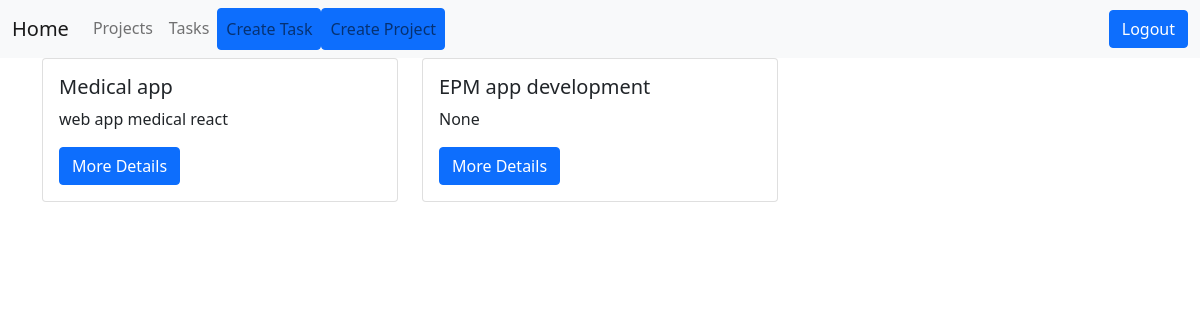
Before: /projects (signed in) with the older database file.
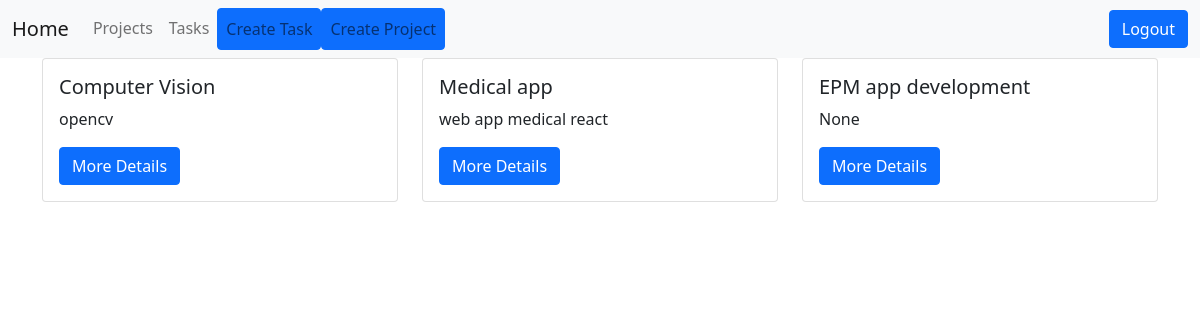
After: the same page with the newer database file.
### projects/models.py (models this page shows, shortened)
class Project(models.Model):
  name = models.CharField(max_length=200,null=True,blank=True)
  description = models.TextField(null=True,blank=True)
  date_created = models.DateTimeField(auto_now_add=True,null=True,blank=True)
  class Meta:
    ordering = ['-date_created']

### projects/views.py (the view)
# urls.py: path('projects', views.projectList, name = 'projects'),
@login_required()
def projectList(request):
  projects = Project.objects.all()
  context = {'projects':projects}
  return render(request, 'projects/projects.html',context)

### projects/templates/projects/projects.html
{% extends "base.html" %}
{% load static %}
{% block content %}
<div class="container ">
    <div class="row ">
    {% for project in projects %}
        <div class="col-md-4 " style="border-top: 200px;">
            <div class="card">
                    <div class="card-body">
                        <h5 class="card-title">{{ project.name }}</h5>
                        <p class="card-text">{{ project.description|truncatechars:150  }}</p>
                        <a href="{% url 'project-detail' project.id%}"
                            class="btn btn-primary">
                            More Details
                        </a>
                </div>
            </div>
        </div>
    {% endfor %}
    </div>
</div>
{% endblock %}

Changed rows visible on the page:
added Project: name "Computer Vision", description "opencv"
